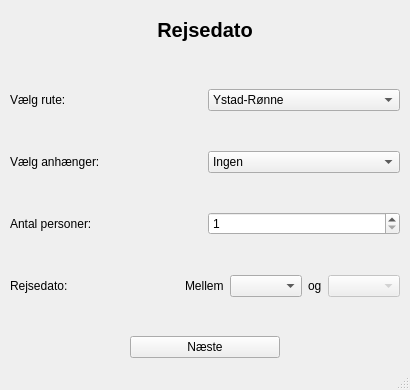
<?xml version="1.0" encoding="UTF-8"?>
<ui version="4.0">
 <class>MainWindow</class>
 <widget class="QMainWindow" name="MainWindow">
  <property name="geometry">
   <rect>
    <x>0</x>
    <y>0</y>
    <width>410</width>
    <height>390</height>
   </rect>
  </property>
  <property name="minimumSize">
   <size>
    <width>410</width>
    <height>390</height>
   </size>
  </property>
  <property name="maximumSize">
   <size>
    <width>410</width>
    <height>390</height>
   </size>
  </property>
  <property name="windowTitle">
   <string>MainWindow</string>
  </property>
  <widget class="QWidget" name="centralwidget">
   <layout class="QGridLayout" name="gridLayout">
    <property name="leftMargin">
     <number>0</number>
    </property>
    <property name="topMargin">
     <number>0</number>
    </property>
    <property name="rightMargin">
     <number>0</number>
    </property>
    <property name="bottomMargin">
     <number>0</number>
    </property>
    <property name="spacing">
     <number>0</number>
    </property>
    <item row="0" column="0">
     <widget class="QStackedWidget" name="stackedWidget">
      <property name="currentIndex">
       <number>0</number>
      </property>
      <widget class="QWidget" name="page_date">
       <layout class="QVBoxLayout" name="verticalLayout_2" stretch="0,1,0">
        <property name="leftMargin">
         <number>10</number>
        </property>
        <property name="topMargin">
         <number>10</number>
        </property>
        <property name="rightMargin">
         <number>10</number>
        </property>
        <property name="bottomMargin">
         <number>10</number>
        </property>
        <item>
         <widget class="QLabel" name="label">
          <property name="minimumSize">
           <size>
            <width>0</width>
            <height>40</height>
           </size>
          </property>
          <property name="font">
           <font>
            <pointsize>15</pointsize>
            <weight>75</weight>
            <bold>true</bold>
           </font>
          </property>
          <property name="text">
           <string>Rejsedato</string>
          </property>
          <property name="alignment">
           <set>Qt::AlignCenter</set>
          </property>
         </widget>
        </item>
        <item>
         <layout class="QVBoxLayout" name="verticalLayout_11">
          <item>
           <spacer name="verticalSpacer">
            <property name="orientation">
             <enum>Qt::Vertical</enum>
            </property>
            <property name="sizeHint" stdset="0">
             <size>
              <width>20</width>
              <height>40</height>
             </size>
            </property>
           </spacer>
          </item>
          <item>
           <layout class="QHBoxLayout" name="horizontalLayout">
            <item>
             <widget class="QLabel" name="label_2">
              <property name="text">
               <string>Vælg rute:</string>
              </property>
             </widget>
            </item>
            <item>
             <widget class="QComboBox" name="comboBox_route">
              <item>
               <property name="text">
                <string>Ystad-Rønne</string>
               </property>
              </item>
              <item>
               <property name="text">
                <string>Rønne-Ystad</string>
               </property>
              </item>
              <item>
               <property name="text">
                <string>Køge-Rønne</string>
               </property>
              </item>
              <item>
               <property name="text">
                <string>Rønne-Køge</string>
               </property>
              </item>
             </widget>
            </item>
           </layout>
          </item>
          <item>
           <spacer name="verticalSpacer_5">
            <property name="orientation">
             <enum>Qt::Vertical</enum>
            </property>
            <property name="sizeHint" stdset="0">
             <size>
              <width>20</width>
              <height>40</height>
             </size>
            </property>
           </spacer>
          </item>
          <item>
           <layout class="QHBoxLayout" name="horizontalLayout_2">
            <item>
             <widget class="QLabel" name="label_3">
              <property name="text">
               <string>Vælg anhænger:</string>
              </property>
             </widget>
            </item>
            <item>
             <widget class="QComboBox" name="comboBox_trailer">
              <item>
               <property name="text">
                <string>Ingen</string>
               </property>
              </item>
              <item>
               <property name="text">
                <string>1.95m høj, 5m lang</string>
               </property>
              </item>
              <item>
               <property name="text">
                <string>2.95m høj, 8m lang</string>
               </property>
              </item>
              <item>
               <property name="text">
                <string>4m høj, 10m lang</string>
               </property>
              </item>
             </widget>
            </item>
           </layout>
          </item>
          <item>
           <spacer name="verticalSpacer_4">
            <property name="orientation">
             <enum>Qt::Vertical</enum>
            </property>
            <property name="sizeHint" stdset="0">
             <size>
              <width>20</width>
              <height>40</height>
             </size>
            </property>
           </spacer>
          </item>
          <item>
           <layout class="QHBoxLayout" name="horizontalLayout_3">
            <item>
             <widget class="QLabel" name="label_4">
              <property name="text">
               <string>Antal personer:</string>
              </property>
             </widget>
            </item>
            <item>
             <widget class="QSpinBox" name="spinBox_passengers">
              <property name="minimum">
               <number>1</number>
              </property>
              <property name="maximum">
               <number>9</number>
              </property>
             </widget>
            </item>
           </layout>
          </item>
          <item>
           <spacer name="verticalSpacer_3">
            <property name="orientation">
             <enum>Qt::Vertical</enum>
            </property>
            <property name="sizeHint" stdset="0">
             <size>
              <width>20</width>
              <height>40</height>
             </size>
            </property>
           </spacer>
          </item>
          <item>
           <layout class="QHBoxLayout" name="horizontalLayout_4">
            <item>
             <widget class="QLabel" name="label_5">
              <property name="text">
               <string>Rejsedato:</string>
              </property>
             </widget>
            </item>
            <item>
             <layout class="QHBoxLayout" name="horizontalLayout_5">
              <item>
               <widget class="QLabel" name="label_6">
                <property name="text">
                 <string>Mellem</string>
                </property>
               </widget>
              </item>
              <item>
               <widget class="QComboBox" name="comboBox_datefirst"/>
              </item>
              <item>
               <widget class="QLabel" name="label_7">
                <property name="text">
                 <string>og</string>
                </property>
               </widget>
              </item>
              <item>
               <widget class="QComboBox" name="comboBox_datelast">
                <property name="enabled">
                 <bool>false</bool>
                </property>
               </widget>
              </item>
             </layout>
            </item>
           </layout>
          </item>
          <item>
           <spacer name="verticalSpacer_2">
            <property name="orientation">
             <enum>Qt::Vertical</enum>
            </property>
            <property name="sizeHint" stdset="0">
             <size>
              <width>20</width>
              <height>40</height>
             </size>
            </property>
           </spacer>
          </item>
         </layout>
        </item>
        <item>
         <layout class="QHBoxLayout" name="horizontalLayout_6">
          <item>
           <widget class="QPushButton" name="pushButton_datenext">
            <property name="maximumSize">
             <size>
              <width>150</width>
              <height>16777215</height>
             </size>
            </property>
            <property name="text">
             <string>Næste</string>
            </property>
           </widget>
          </item>
         </layout>
        </item>
       </layout>
      </widget>
      <widget class="QWidget" name="page_time">
       <layout class="QVBoxLayout" name="verticalLayout_6" stretch="0,1,0">
        <property name="leftMargin">
         <number>10</number>
        </property>
        <property name="topMargin">
         <number>10</number>
        </property>
        <property name="rightMargin">
         <number>10</number>
        </property>
        <property name="bottomMargin">
         <number>10</number>
        </property>
        <item>
         <widget class="QLabel" name="label_15">
          <property name="minimumSize">
           <size>
            <width>0</width>
            <height>40</height>
           </size>
          </property>
          <property name="font">
           <font>
            <pointsize>15</pointsize>
            <weight>75</weight>
            <bold>true</bold>
           </font>
          </property>
          <property name="text">
           <string>Afgangstidspunkter</string>
          </property>
          <property name="alignment">
           <set>Qt::AlignCenter</set>
          </property>
         </widget>
        </item>
        <item>
         <layout class="QVBoxLayout" name="verticalLayout_5">
          <item>
           <spacer name="verticalSpacer_8">
            <property name="orientation">
             <enum>Qt::Vertical</enum>
            </property>
            <property name="sizeHint" stdset="0">
             <size>
              <width>20</width>
              <height>40</height>
             </size>
            </property>
           </spacer>
          </item>
          <item>
           <widget class="QLabel" name="label_time">
            <property name="text">
             <string>Afgang d. $dato
($afgangnr/$afgangeialt)</string>
            </property>
            <property name="alignment">
             <set>Qt::AlignCenter</set>
            </property>
           </widget>
          </item>
          <item>
           <spacer name="verticalSpacer_7">
            <property name="orientation">
             <enum>Qt::Vertical</enum>
            </property>
            <property name="sizeHint" stdset="0">
             <size>
              <width>20</width>
              <height>40</height>
             </size>
            </property>
           </spacer>
          </item>
          <item>
           <layout class="QHBoxLayout" name="horizontalLayout_7">
            <item>
             <widget class="QLabel" name="label_17">
              <property name="text">
               <string>Afgangstidspunkt:</string>
              </property>
             </widget>
            </item>
            <item>
             <layout class="QHBoxLayout" name="horizontalLayout_21">
              <item>
               <widget class="QLabel" name="label_16">
                <property name="text">
                 <string>Mellem</string>
                </property>
               </widget>
              </item>
              <item>
               <widget class="QComboBox" name="comboBox_timefirst"/>
              </item>
              <item>
               <widget class="QLabel" name="label_25">
                <property name="text">
                 <string>og</string>
                </property>
               </widget>
              </item>
              <item>
               <widget class="QComboBox" name="comboBox_timelast">
                <property name="enabled">
                 <bool>false</bool>
                </property>
               </widget>
              </item>
             </layout>
            </item>
           </layout>
          </item>
          <item>
           <spacer name="verticalSpacer_6">
            <property name="orientation">
             <enum>Qt::Vertical</enum>
            </property>
            <property name="sizeHint" stdset="0">
             <size>
              <width>20</width>
              <height>40</height>
             </size>
            </property>
           </spacer>
          </item>
         </layout>
        </item>
        <item>
         <layout class="QHBoxLayout" name="horizontalLayout_13">
          <item>
           <widget class="QPushButton" name="pushButton_timeprev">
            <property name="enabled">
             <bool>true</bool>
            </property>
            <property name="maximumSize">
             <size>
              <width>150</width>
              <height>16777215</height>
             </size>
            </property>
            <property name="text">
             <string>Tilbage</string>
            </property>
           </widget>
          </item>
          <item>
           <widget class="QPushButton" name="pushButton_timenext">
            <property name="maximumSize">
             <size>
              <width>150</width>
              <height>16777215</height>
             </size>
            </property>
            <property name="text">
             <string>Næste</string>
            </property>
           </widget>
          </item>
         </layout>
        </item>
       </layout>
      </widget>
      <widget class="QWidget" name="page_cabins">
       <layout class="QVBoxLayout" name="verticalLayout" stretch="0,1,0">
        <property name="leftMargin">
         <number>10</number>
        </property>
        <property name="topMargin">
         <number>10</number>
        </property>
        <property name="rightMargin">
         <number>10</number>
        </property>
        <property name="bottomMargin">
         <number>10</number>
        </property>
        <item>
         <widget class="QLabel" name="label_8">
          <property name="minimumSize">
           <size>
            <width>0</width>
            <height>40</height>
           </size>
          </property>
          <property name="font">
           <font>
            <pointsize>15</pointsize>
            <weight>75</weight>
            <bold>true</bold>
           </font>
          </property>
          <property name="text">
           <string>Kahytter</string>
          </property>
          <property name="alignment">
           <set>Qt::AlignCenter</set>
          </property>
         </widget>
        </item>
        <item>
         <layout class="QVBoxLayout" name="verticalLayout_4">
          <item>
           <spacer name="verticalSpacer_9">
            <property name="orientation">
             <enum>Qt::Vertical</enum>
            </property>
            <property name="sizeHint" stdset="0">
             <size>
              <width>20</width>
              <height>40</height>
             </size>
            </property>
           </spacer>
          </item>
          <item>
           <widget class="QLabel" name="label_cabin1">
            <property name="text">
             <string>$rute er en natterejse, og derfor er der mulighed for at vælge sovepladser.
N.B. kahytter til kæledyr kan kun bestilles gennem kundeservice</string>
            </property>
            <property name="alignment">
             <set>Qt::AlignCenter</set>
            </property>
            <property name="wordWrap">
             <bool>true</bool>
            </property>
           </widget>
          </item>
          <item>
           <spacer name="verticalSpacer_10">
            <property name="orientation">
             <enum>Qt::Vertical</enum>
            </property>
            <property name="sizeHint" stdset="0">
             <size>
              <width>20</width>
              <height>40</height>
             </size>
            </property>
           </spacer>
          </item>
          <item>
           <layout class="QHBoxLayout" name="horizontalLayout_8">
            <item>
             <widget class="QLabel" name="label_10">
              <property name="text">
               <string>Antal køjer i delekahyt:</string>
              </property>
             </widget>
            </item>
            <item>
             <widget class="QSpinBox" name="spinBox_sharecabin">
              <property name="maximum">
               <number>9</number>
              </property>
             </widget>
            </item>
           </layout>
          </item>
          <item>
           <spacer name="verticalSpacer_11">
            <property name="orientation">
             <enum>Qt::Vertical</enum>
            </property>
            <property name="sizeHint" stdset="0">
             <size>
              <width>20</width>
              <height>40</height>
             </size>
            </property>
           </spacer>
          </item>
          <item>
           <layout class="QHBoxLayout" name="horizontalLayout_9">
            <item>
             <widget class="QLabel" name="label_11">
              <property name="text">
               <string>Antal enpersons-kahytter:</string>
              </property>
             </widget>
            </item>
            <item>
             <widget class="QSpinBox" name="spinBox_singlecabin">
              <property name="maximum">
               <number>9</number>
              </property>
             </widget>
            </item>
           </layout>
          </item>
          <item>
           <spacer name="verticalSpacer_12">
            <property name="orientation">
             <enum>Qt::Vertical</enum>
            </property>
            <property name="sizeHint" stdset="0">
             <size>
              <width>20</width>
              <height>40</height>
             </size>
            </property>
           </spacer>
          </item>
          <item>
           <layout class="QHBoxLayout" name="horizontalLayout_10">
            <item>
             <widget class="QLabel" name="label_12">
              <property name="text">
               <string>Antal topersoners-kahytter:</string>
              </property>
             </widget>
            </item>
            <item>
             <widget class="QSpinBox" name="spinBox_doublecabin">
              <property name="maximum">
               <number>9</number>
              </property>
             </widget>
            </item>
           </layout>
          </item>
          <item>
           <spacer name="verticalSpacer_13">
            <property name="orientation">
             <enum>Qt::Vertical</enum>
            </property>
            <property name="sizeHint" stdset="0">
             <size>
              <width>20</width>
              <height>40</height>
             </size>
            </property>
           </spacer>
          </item>
          <item>
           <layout class="QHBoxLayout" name="horizontalLayout_11">
            <item>
             <widget class="QLabel" name="label_13">
              <property name="text">
               <string>Antal familiekahytter (3-4 pers):</string>
              </property>
             </widget>
            </item>
            <item>
             <widget class="QSpinBox" name="spinBox_familycabin">
              <property name="maximum">
               <number>9</number>
              </property>
             </widget>
            </item>
           </layout>
          </item>
          <item>
           <spacer name="verticalSpacer_14">
            <property name="orientation">
             <enum>Qt::Vertical</enum>
            </property>
            <property name="sizeHint" stdset="0">
             <size>
              <width>20</width>
              <height>40</height>
             </size>
            </property>
           </spacer>
          </item>
          <item>
           <widget class="QLabel" name="label_cabin2">
            <property name="text">
             <string>Som udgangspunkt har $rute afgang kl. $tid.</string>
            </property>
           </widget>
          </item>
          <item>
           <spacer name="verticalSpacer_15">
            <property name="orientation">
             <enum>Qt::Vertical</enum>
            </property>
            <property name="sizeHint" stdset="0">
             <size>
              <width>20</width>
              <height>40</height>
             </size>
            </property>
           </spacer>
          </item>
         </layout>
        </item>
        <item>
         <layout class="QHBoxLayout" name="horizontalLayout_14">
          <item>
           <widget class="QPushButton" name="pushButton_cabinprev">
            <property name="maximumSize">
             <size>
              <width>150</width>
              <height>16777215</height>
             </size>
            </property>
            <property name="text">
             <string>Tilbage</string>
            </property>
           </widget>
          </item>
          <item>
           <widget class="QPushButton" name="pushButton_cabinnext">
            <property name="maximumSize">
             <size>
              <width>150</width>
              <height>16777215</height>
             </size>
            </property>
            <property name="text">
             <string>Næste</string>
            </property>
           </widget>
          </item>
         </layout>
        </item>
       </layout>
      </widget>
      <widget class="QWidget" name="page_notifications">
       <layout class="QVBoxLayout" name="verticalLayout_7" stretch="0,1,0">
        <property name="leftMargin">
         <number>10</number>
        </property>
        <property name="topMargin">
         <number>10</number>
        </property>
        <property name="rightMargin">
         <number>10</number>
        </property>
        <property name="bottomMargin">
         <number>10</number>
        </property>
        <item>
         <widget class="QLabel" name="label_19">
          <property name="minimumSize">
           <size>
            <width>0</width>
            <height>40</height>
           </size>
          </property>
          <property name="font">
           <font>
            <pointsize>15</pointsize>
            <weight>75</weight>
            <bold>true</bold>
           </font>
          </property>
          <property name="text">
           <string>Notifikationer</string>
          </property>
          <property name="alignment">
           <set>Qt::AlignCenter</set>
          </property>
         </widget>
        </item>
        <item>
         <layout class="QVBoxLayout" name="verticalLayout_8">
          <item>
           <spacer name="verticalSpacer_16">
            <property name="orientation">
             <enum>Qt::Vertical</enum>
            </property>
            <property name="sizeHint" stdset="0">
             <size>
              <width>20</width>
              <height>40</height>
             </size>
            </property>
           </spacer>
          </item>
          <item>
           <layout class="QHBoxLayout" name="horizontalLayout_16">
            <item>
             <widget class="QLabel" name="label_20">
              <property name="text">
               <string>Notificér mailadresse:</string>
              </property>
             </widget>
            </item>
            <item>
             <widget class="QLineEdit" name="lineEdit_mail"/>
            </item>
           </layout>
          </item>
          <item>
           <spacer name="verticalSpacer_17">
            <property name="orientation">
             <enum>Qt::Vertical</enum>
            </property>
            <property name="sizeHint" stdset="0">
             <size>
              <width>20</width>
              <height>40</height>
             </size>
            </property>
           </spacer>
          </item>
          <item>
           <layout class="QHBoxLayout" name="horizontalLayout_17">
            <item>
             <widget class="QLabel" name="label_21">
              <property name="text">
               <string>Send notifikation om afgange, der allerede er ledige:</string>
              </property>
             </widget>
            </item>
            <item>
             <widget class="QCheckBox" name="checkBox_current">
              <property name="layoutDirection">
               <enum>Qt::RightToLeft</enum>
              </property>
             </widget>
            </item>
           </layout>
          </item>
          <item>
           <spacer name="verticalSpacer_18">
            <property name="orientation">
             <enum>Qt::Vertical</enum>
            </property>
            <property name="sizeHint" stdset="0">
             <size>
              <width>20</width>
              <height>40</height>
             </size>
            </property>
           </spacer>
          </item>
          <item>
           <layout class="QHBoxLayout" name="horizontalLayout_18">
            <item>
             <widget class="QLabel" name="label_22">
              <property name="text">
               <string>Antal minutter mellem hvert check:</string>
              </property>
             </widget>
            </item>
            <item>
             <widget class="QSpinBox" name="spinBox_minutes">
              <property name="minimum">
               <number>5</number>
              </property>
              <property name="maximum">
               <number>60</number>
              </property>
              <property name="singleStep">
               <number>5</number>
              </property>
             </widget>
            </item>
           </layout>
          </item>
          <item>
           <spacer name="verticalSpacer_19">
            <property name="orientation">
             <enum>Qt::Vertical</enum>
            </property>
            <property name="sizeHint" stdset="0">
             <size>
              <width>20</width>
              <height>40</height>
             </size>
            </property>
           </spacer>
          </item>
         </layout>
        </item>
        <item>
         <layout class="QHBoxLayout" name="horizontalLayout_15">
          <item>
           <widget class="QPushButton" name="pushButton_notificationprev">
            <property name="maximumSize">
             <size>
              <width>150</width>
              <height>16777215</height>
             </size>
            </property>
            <property name="text">
             <string>Tilbage</string>
            </property>
           </widget>
          </item>
          <item>
           <widget class="QPushButton" name="pushButton_search">
            <property name="maximumSize">
             <size>
              <width>150</width>
              <height>16777215</height>
             </size>
            </property>
            <property name="text">
             <string>Søg</string>
            </property>
           </widget>
          </item>
         </layout>
        </item>
       </layout>
      </widget>
      <widget class="QWidget" name="page_searching">
       <layout class="QVBoxLayout" name="verticalLayout_9" stretch="0,1,0">
        <property name="leftMargin">
         <number>10</number>
        </property>
        <property name="topMargin">
         <number>10</number>
        </property>
        <property name="rightMargin">
         <number>10</number>
        </property>
        <property name="bottomMargin">
         <number>10</number>
        </property>
        <item>
         <widget class="QLabel" name="label_23">
          <property name="minimumSize">
           <size>
            <width>0</width>
            <height>40</height>
           </size>
          </property>
          <property name="font">
           <font>
            <pointsize>15</pointsize>
            <weight>75</weight>
            <bold>true</bold>
           </font>
          </property>
          <property name="text">
           <string>Søgning er i gang</string>
          </property>
          <property name="alignment">
           <set>Qt::AlignCenter</set>
          </property>
         </widget>
        </item>
        <item>
         <layout class="QVBoxLayout" name="verticalLayout_10">
          <item>
           <spacer name="verticalSpacer_20">
            <property name="orientation">
             <enum>Qt::Vertical</enum>
            </property>
            <property name="sizeHint" stdset="0">
             <size>
              <width>20</width>
              <height>40</height>
             </size>
            </property>
           </spacer>
          </item>
          <item>
           <widget class="QLabel" name="label_24">
            <property name="text">
             <string>Lad dette vindue forblive åbent</string>
            </property>
            <property name="alignment">
             <set>Qt::AlignCenter</set>
            </property>
           </widget>
          </item>
          <item>
           <spacer name="verticalSpacer_21">
            <property name="orientation">
             <enum>Qt::Vertical</enum>
            </property>
            <property name="sizeHint" stdset="0">
             <size>
              <width>20</width>
              <height>40</height>
             </size>
            </property>
           </spacer>
          </item>
          <item>
           <layout class="QHBoxLayout" name="horizontalLayout_19">
            <item>
             <widget class="QPushButton" name="pushButton_extend">
              <property name="enabled">
               <bool>false</bool>
              </property>
              <property name="maximumSize">
               <size>
                <width>200</width>
                <height>16777215</height>
               </size>
              </property>
              <property name="text">
               <string>Forlæng søgning med 2 timer</string>
              </property>
             </widget>
            </item>
           </layout>
          </item>
          <item>
           <spacer name="verticalSpacer_22">
            <property name="orientation">
             <enum>Qt::Vertical</enum>
            </property>
            <property name="sizeHint" stdset="0">
             <size>
              <width>20</width>
              <height>40</height>
             </size>
            </property>
           </spacer>
          </item>
         </layout>
        </item>
        <item>
         <layout class="QHBoxLayout" name="horizontalLayout_20">
          <item>
           <widget class="QPushButton" name="pushButton_end">
            <property name="maximumSize">
             <size>
              <width>200</width>
              <height>16777215</height>
             </size>
            </property>
            <property name="text">
             <string>Afslut søgning</string>
            </property>
           </widget>
          </item>
         </layout>
        </item>
       </layout>
      </widget>
     </widget>
    </item>
   </layout>
  </widget>
  <widget class="QMenuBar" name="menubar">
   <property name="geometry">
    <rect>
     <x>0</x>
     <y>0</y>
     <width>410</width>
     <height>24</height>
    </rect>
   </property>
  </widget>
  <widget class="QStatusBar" name="statusbar"/>
 </widget>
 <resources/>
 <connections/>
</ui>
